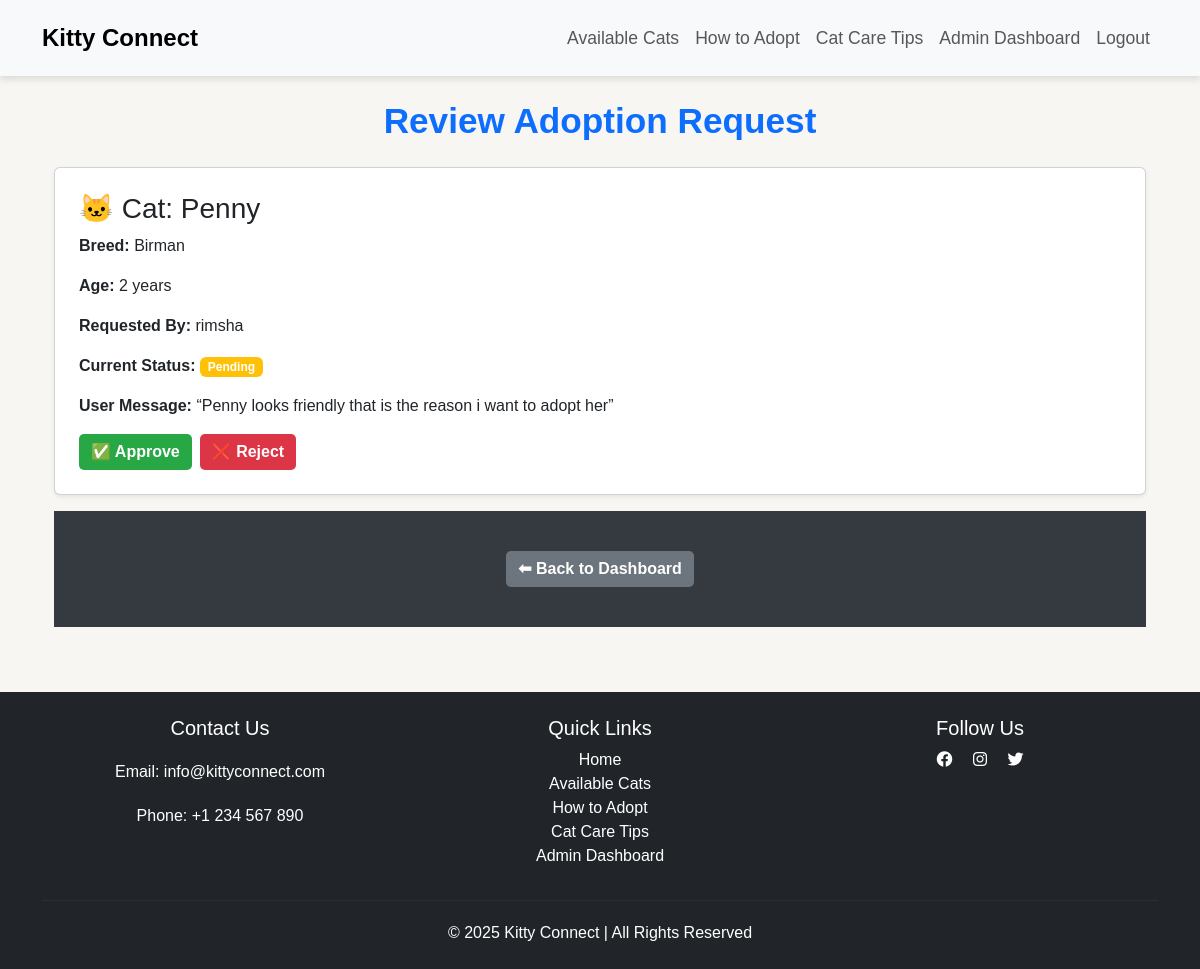
Page /adoption/review/31/ (signed in) on the earlier database version.
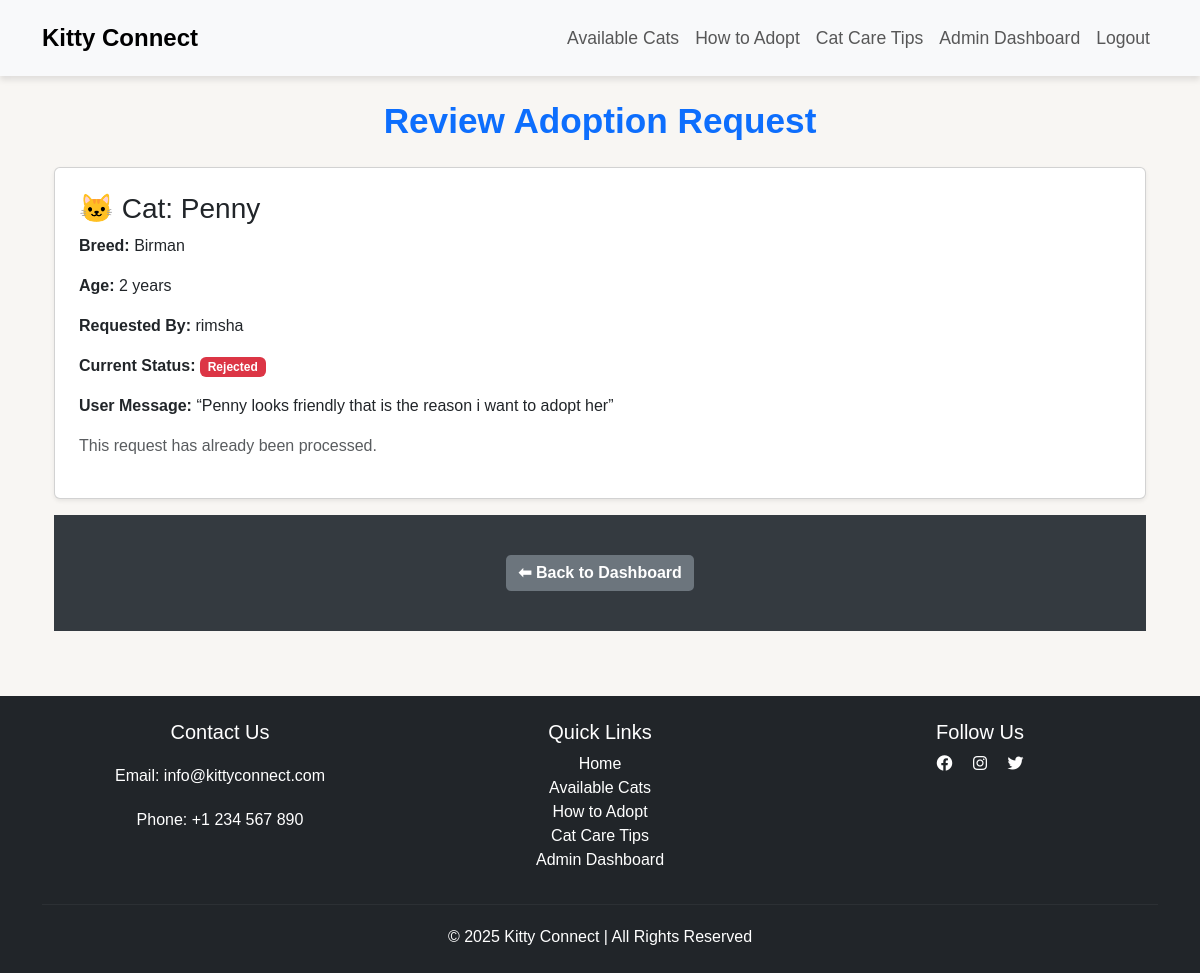
Same page on the later database version.
### adoption/models.py (models this page shows, shortened)
class AdoptionRequest(models.Model):
    STATUS_CHOICES = [
        ('pending', 'Pending'),
        ('approved', 'Approved'),
        ('rejected', 'Rejected'),
    ]
    user = models.ForeignKey(User, on_delete=models.CASCADE)
    cat = models.ForeignKey(Cat, on_delete=models.CASCADE)
    message = models.TextField(blank=True, null=True)  # ✅ Add message field
    status = models.CharField(max_length=10, choices=STATUS_CHOICES, default='pending')
    request_date = models.DateTimeField(auto_now_add=True)

### cat/models.py (models this page shows, shortened)
class Cat(models.Model):
    name = models.CharField(max_length=50)
    age = models.IntegerField()
    breed = models.CharField(max_length=100)
    image = models.ImageField(upload_to='cat_images/', null=True, blank=True)
    description = models.TextField()
    available = models.BooleanField(default=True)

### adoption/views.py (the view, shortened to what this page needs)
# urls.py: path("review/<int:request_id>/", review_adoption_request, name="review_adoption_request"),
@user_passes_test(is_admin)
def review_adoption_request(request, request_id):
    adoption_request = get_object_or_404(AdoptionRequest, id=request_id)
    return render(request, "adoption/review_adoption_request.html", {"adoption_request": adoption_request})

### adoption/views.py (called while the page is built)
def is_admin(user):
    return user.is_superuser

### adoption/templates/adoption/review_adoption_request.html (shortened to what this page needs)
{% extends 'base.html' %}
{% block content %}
<section class="container mt-4" role="region" aria-labelledby="review-adoption-heading">
    <h2 id="review-adoption-heading" class="text-center text-primary">
        Review Adoption Request
    </h2>
    <article class="card p-4 shadow-sm" role="article" aria-labelledby="cat-details-heading">
        <header>
            <h3 id="cat-details-heading">🐱 Cat: {{ adoption_request.cat.name }}</h3>
        </header>
        <p><strong>Breed:</strong> {{ adoption_request.cat.breed }}</p>
        <p><strong>Age:</strong> {{ adoption_request.cat.age }} years</p>
        <p><strong>Requested By:</strong> <span aria-label="Username">{{ adoption_request.user.username }}</span></p>
        <p><strong>Current Status:</strong>
            <span class="badge {% if adoption_request.status == 'Approved' %}bg-success{% elif adoption_request.status == 'Rejected' %}bg-danger{% else %}bg-warning{% endif %}"
                  aria-label="Current request status">
                {{ adoption_request.status }}
            </span>
        </p>
        <p><strong>User Message:</strong> <q>{{ adoption_request.message }}</q></p>
        {% if adoption_request.status|lower == "pending" %}
            <form method="post" aria-labelledby="review-action-form">
                <div class="d-flex gap-2">
                    <button type="submit" name="action" value="approve" class="btn btn-success"
                            aria-label="Approve adoption request for {{ adoption_request.cat.name }}">
                        ✅ Approve
                    </button>
                    <button type="submit" name="action" value="reject" class="btn btn-danger"
                            aria-label="Reject adoption request for {{ adoption_request.cat.name }}">
                        ❌ Reject
                    </button>
                </div>
            </form>
        {% else %}
            <p class="text-muted" role="status" aria-live="polite">This request has already been processed.</p>
        {% endif %}
    </article>
    <footer class="mt-3">
        <a href="{% url 'admin_dashboard' %}" class="btn btn-secondary" aria-label="Back to admin dashboard">
            ⬅ Back to Dashboard
        </a>
    </footer>
</section>
{% endblock %}

Differences in the rows shown:
changed AdoptionRequest "Penny looks friendly that is the reason i want to adopt her": status "Pending" → "Rejected"
Other differences:
text no longer shown: "✅ Approve ❌ Reject"
text now shown: "This request has already been processed."
